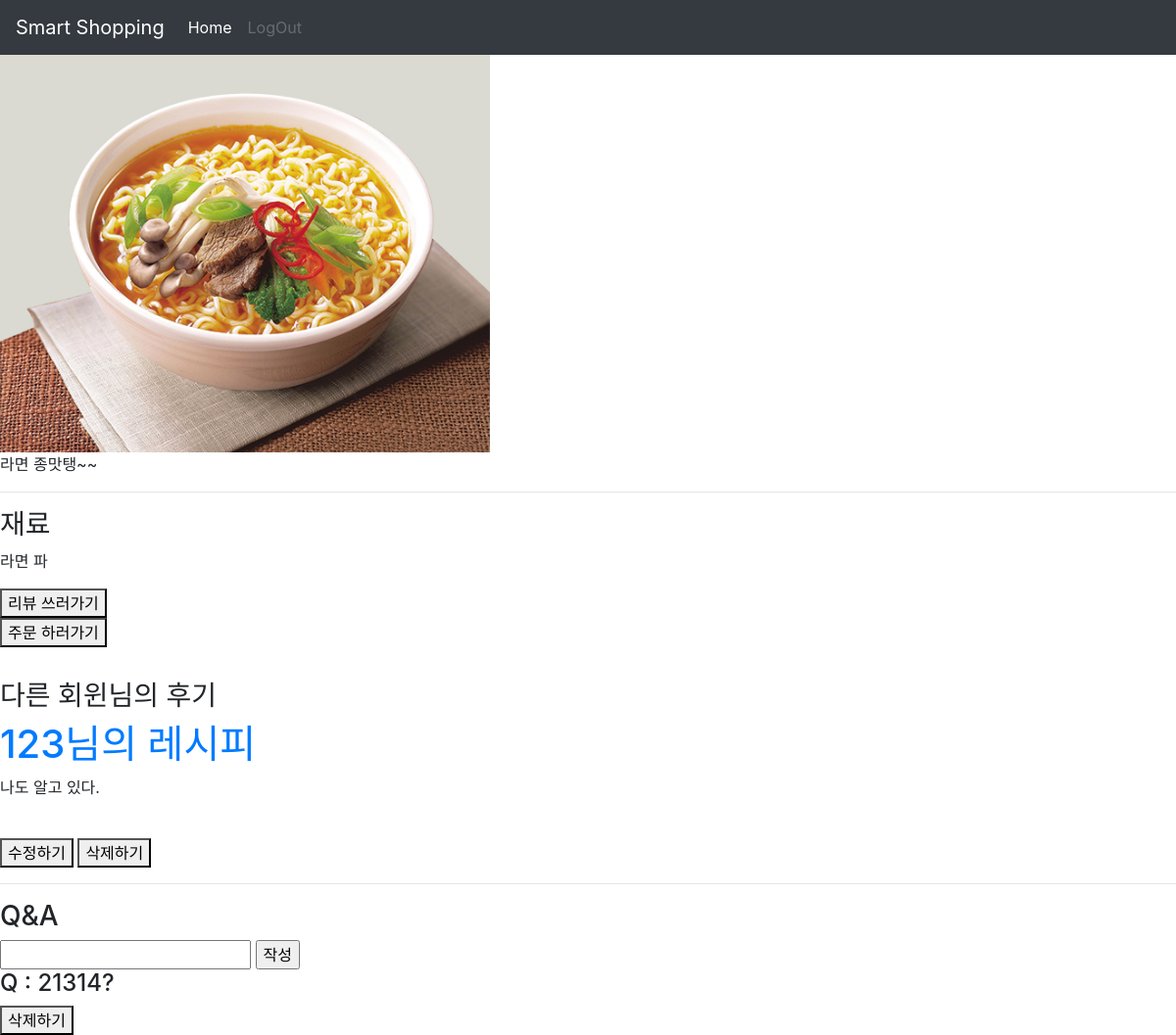
The page /pickup/recipeDetail/1 on the database its author committed.
### Pickup/models.py (models this page shows, shortened)
class Posting(models.Model):
    recipe_name = models.ForeignKey(Recipe, on_delete=models.CASCADE)
    body = models.TextField()

class Cooking(models.Model):
    ingredients = models.ForeignKey(ClassifyIngredient, on_delete=models.CASCADE)
    recipe = models.ForeignKey(Recipe, on_delete=models.CASCADE)

class ClassifyIngredient(models.Model):
    class_ingred = models.CharField(max_length=20)
    def __str__(self):
        return self.class_ingred

class Review(models.Model):
    review_post_num = models.ForeignKey(Posting, on_delete=models.CASCADE)
    review_user = models.ForeignKey(User, on_delete=models.CASCADE)
    review_image = models.ImageField(upload_to="images/review", blank=True)
    review_body = models.TextField()
    likes = models.ManyToManyField(
        User,
        through = 'ReviewLike',
        through_fields = ('review','user'),
        related_name = 'likes'
    )

class QAndA(models.Model):
    posting = models.ForeignKey(Posting, on_delete=models.CASCADE)
    user = models.ForeignKey(User, on_delete=models.CASCADE, null=True)
    comment = models.CharField(max_length=500)

### Main/models.py (models this page shows, shortened)
class Recipe(models.Model):
    recipe_name = models.CharField(max_length=40)
    recipe_image = models.ImageField(upload_to="images/Recipe", blank=True)

### Pickup/views.py (the view)
# urls.py: path('recipeDetail/<int:id>', views.recipeDetail, name="recipeDetail"),
def recipeDetail(request, id):
    recipe = get_object_or_404(Recipe, pk=id)
    post = get_object_or_404(Posting, recipe_name=recipe)
    ingredients = Cooking.objects.filter(recipe=recipe)
    print(ingredients[0].ingredients)
    reviews = Review.objects.filter(review_post_num_id=id).order_by('-likes')
    Qnas = QAndA.objects.filter(posting_id=id)
    return render(request, "recipeDetail.html", {"post":post, "Qnas":Qnas, "reviews":reviews, "ingredients":ingredients })

### Pickup/templates/recipeDetail.html (shortened to what this page needs)
<!DOCTYPE html>
<html lang="en">
{% extends 'base.html' %}
  {% block content %}
  <h1>{{ post.recipe_name.recipe_name }}</h1>
  {% if post.recipe_name.recipe_image is not None %}
  <img src="{{ post.recipe_name.recipe_image.url }}" alt="" width="500px">
  {% endif %}
  <article class="blog__article">
    <p>{{ post.body }}</p>
    <hr>
    <h3>재료</h3>
    <p>
      {% for ingredient in ingredients %}
      {{ ingredient.ingredients }}
      {% endfor %}
    </p>
  </article>
  <a href="{% url 'pickup:reviewCreate' post.id%}">
    <button class="button-post">리뷰 쓰러가기</button>
  </a>
  <a href="{% url 'tracking:get_order' post.recipe_name.id%}">
    <button>주문 하러가기</button>
  </a>
  <h3>다른 회윈님의 후기</h3>
  <section>
    {% for review in reviews %}
    <article class="post">
      <a href="{% url 'pickup:reviewDetail' review.id %}">
        <h1> {{review.review_user}}님의 레시피 </h1>
      </a>
      <p>{{ review.review_body|truncatechars:31 }}</p>
      <br />
      <div class="post__button-group">
        <a href="{% url 'pickup:review_update' review.id %}">
          <button id="post__button">수정하기</button>
        </a>
        <a href="{% url 'pickup:reviewDelete' review.id %}">
          <button id="post__button">삭제하기</button>
        </a>
      </div>
    </article>
    <hr>
    {% endfor %}
  </section>
  <h3>Q&A</h3>
  <form method="POST" action="{% url 'pickup:pickQnaCreate' post.id %}">
    <input type="text" name="Qna_comment"></input>
    <input type="submit" value="작성"></input>
  </form>
  {% for Qna in Qnas %}
  <div class="eachcomment">
    <h4>Q : {{ Qna.comment }}</h4>
  </div>
  <a href="{% url 'pickup:qnaDelete' Qna.id %}">
    <button id="post__button">삭제하기</button>
  </a>
  {% endfor %}
  {% endblock %}

### rows shown on the page
Posting: recipe_name.recipe_image (picture), body "라면 종맛탱~~"
Cooking: ingredients "라면"
Cooking: ingredients "파"
Review: review_user "123", review_body "나도 알고 있다."
QAndA: comment "21314?"
